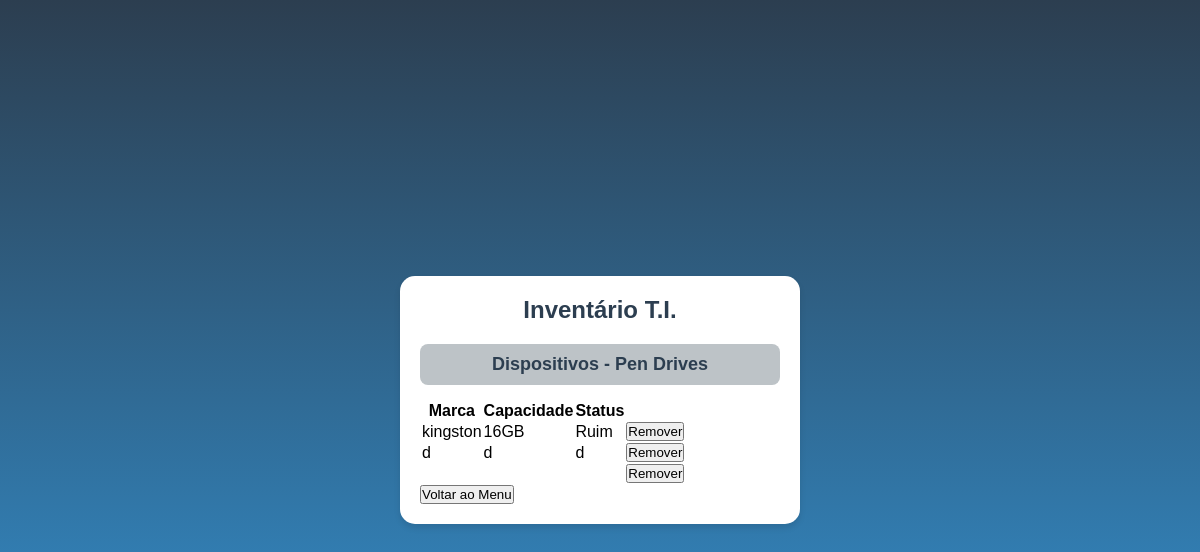
The page /listarPenDrive on the database its author committed.
### app/modelos.py (models this page shows)
class PenDrive(db.Model):
    __tablename__ = 'pen_drive'
    id_periferico = db.Column(db.Integer, db.ForeignKey('periferico.id_patrimonio'), primary_key=True)
    capacidade = db.Column(db.String, nullable=True)

class Periferico(db.Model):
    __tablename__ = 'periferico'
    id_patrimonio = db.Column(db.Integer, primary_key=True, autoincrement=True)
    marca = db.Column(db.String, nullable=True)
    status = db.Column(db.String, nullable=True)
    cadeira = db.relationship('Cadeira', backref='periferico', uselist=False, cascade="all, delete")
    monitor = db.relationship('Monitor', backref='periferico', uselist=False, cascade="all, delete")
    pen_drive = db.relationship('PenDrive', backref='periferico', uselist=False, cascade="all, delete")

### app/app.py (the view)
@app.route('/listarPenDrive')
def listarPenDrive():
    pen_drives = PenDrive.query.all()
    return render_template('listarPenDrive.html', pen_drives=pen_drives)

### templates/listarPendrive.html (shortened to what this page needs)
<!DOCTYPE html>
<html lang="pt-BR">
<head>
    <link rel="stylesheet" type="text/css" href="{{ url_for('static', filename='css/styleLista.css') }}"/>
</head>
<body>
    <div class="container">
        <h1 class="title">Inventário T.I.</h1>
        <h2 class="section-title">Dispositivos - Pen Drives</h2>
        <table class="device-table">
            <thead>
                <tr>
                    <th>Marca</th>
                    <th>Capacidade</th>
                    <th>Status</th>
                </tr>
            </thead>
            <tbody>
                {% for pen_drive in pen_drives %}
                <tr>
                    <td>{{ pen_drive.periferico.marca }}</td>
                    <td>{{ pen_drive.capacidade }}</td>
                     <td>{{ pen_drive.periferico.status }}</td>
                    <td>
                        <form action="{{ url_for('removerPenDrive', id=pen_drive.id_periferico) }}" method="POST" style="display: inline;">
                            <button type="submit" class="btn btn-delete">Remover</button>
                        </form>
                    </td>
                </tr>
                {% else %}
                <tr>
                    <td colspan="3">Nenhum Pen Drive registrado.</td>
                </tr>
                {% endfor %}
            </tbody>
        </table>
        <div class="back-button">
            <button onclick="window.location.href='/'">Voltar ao Menu</button>
        </div>
    </div>
</body>
</html>

### static/css/styleLista.css (style rules this page uses)
* { margin: 0; padding: 0; box-sizing: border-box; font-family: Arial, sans-serif; }
body { min-height: 100vh; background: linear-gradient(to bottom, #2c3e50, #3498db); display: flex; justify-content: center; align-items: center; padding: 20px; }
.container { width: 100%; max-width: 400px; background-color: white; border-radius: 15px; padding: 20px; box-shadow: 0 4px 6px rgba(0, 0, 0, 0.1); }
.title { text-align: center; color: #2c3e50; margin-bottom: 20px; font-size: 24px; font-weight: bold; }
.section-title { background-color: #bdc3c7; color: #2c3e50; padding: 10px; border-radius: 8px; margin-bottom: 15px; text-align: center; font-size: 18px; }

### rows shown on the page
PenDrive: periferico.marca "kingston", capacidade "16GB", periferico.status "Ruim"
PenDrive: periferico.marca "d", capacidade "d", periferico.status "d"
